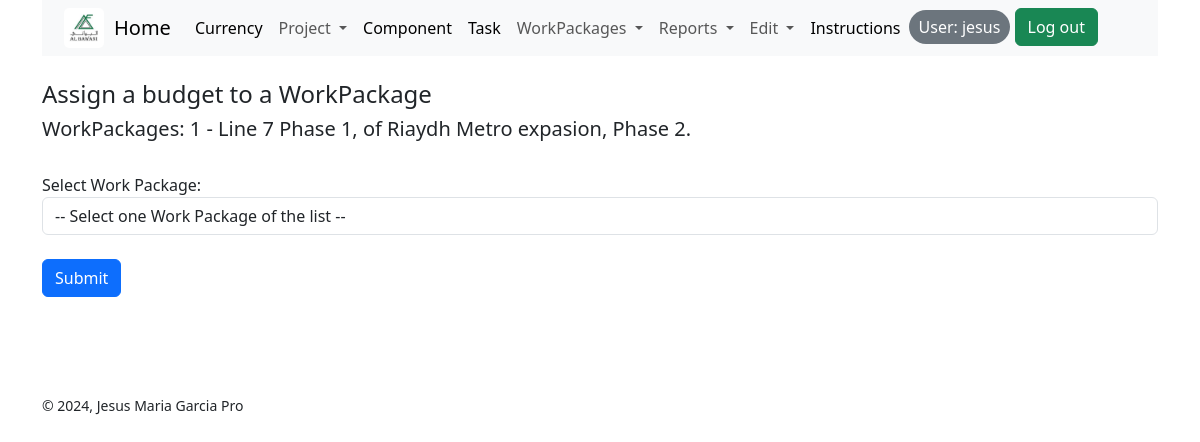
The app's page /budget_assign/ (signed in), older data.
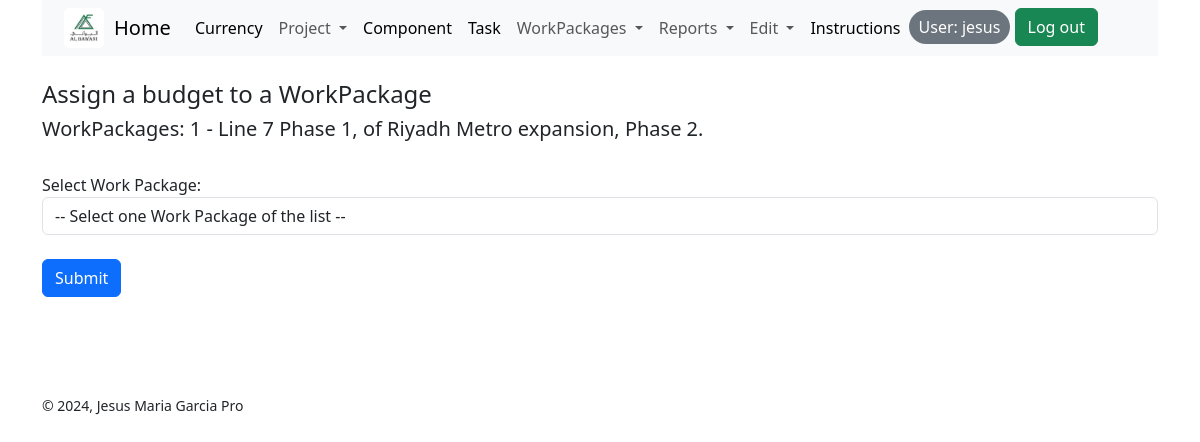
The same page, newer data.
### tasks/models.py (models this page shows, shortened)
class Project(models.Model):
    name = models.CharField(max_length=50)
    description = models.TextField(max_length=255)
    location = models.CharField(max_length=50)
    currency = models.CharField(max_length=10)
    created_at = models.DateTimeField(auto_now_add=True)
    tenant = models.ForeignKey(settings.AUTH_USER_MODEL, on_delete=models.CASCADE)

### workpackage/views.py (the view)
# urls.py: path('budget_assign/', views.budget_assign, name='budget_assign'),
def budget_assign(request):
    active_project = ActiveProject.objects.get(user=request.user)
    project_id = active_project.project_id
    project = Project.objects.get(id=project_id)
    project_description = project.description
    wps = WorkPackage.objects.all().order_by('name')
    if request.method == 'POST':
        form = WPIdForm(request.POST)
        print(form.errors)
        if form.is_valid():
            work_package_id = form.cleaned_data['work_package_id']
            return redirect('budget_create', work_package_id=work_package_id)
    else:
        form = WPIdForm()
    return render(request, 'workpackage/budget_assign.html', {
        'form': form,
        'project_id': project_id,
        'project_description': project_description,
        'wps': wps
        })

### workpackage/forms.py
class WPIdForm(forms.Form):
    work_package_id = forms.CharField(max_length=50)

### workpackage/templates/workpackage/budget_assign.html (shortened to what this page needs)
{% extends 'tasks/base.html' %}
{% block content %}
<div class="container">
      <br>
      <h4>Assign a budget to a WorkPackage</h4>
    <div class="row">
      <div class="col-md-12">
        <h5>WorkPackages: {{ project_id }} - {{ project_description }} </h5>
      </div>
    </div>
    <br>
    <form action="{% url 'budget_assign' %}" method="post">
      <label for="work_package_id" class="control-label">Select Work Package:</label>
      <select id="work_package_id" name="work_package_id" class="form-control">
        <option value="">-- Select one Work Package of the list -- </option>
      </select>
      <br>
      <input class="btn btn-primary btn-block" type="submit" value="Submit">
    </form>
</div>
<br>
<br>
<br>
<br>
{% endblock %}

### tasks/templates/tasks/base.html (shortened to what this page needs)
{% load static %}
<!DOCTYPE html>
<html lang="en">
<head>
    <link href="https://cdn.jsdelivr.net/npm/bootstrap@5.3.3/dist/css/bootstrap.min.css" rel="stylesheet">
    <link href="https://cdn.jsdelivr.net/npm/select2@4.1.0-rc.0/dist/css/select2.min.css" rel="stylesheet" />
</head>
<body>
  <body>
    <div class="container">
      <nav class="navbar navbar-expand-lg bg-body-tertiary">
        <div class="container-fluid">
          <a class="navbar-item" href="https://www.albawani.net/">
            <img src="{% static 'AlBawani.jpg' %}" alt="AlBawani Logo" class="logo">
          </a>
          <a class="navbar-brand" href="{% url 'home' %}">Home</a>
          {% if request.user.is_authenticated %}
          <div class="collapse navbar-collapse" id="navbarSupportedContent">
            <ul class="navbar-nav me-auto mb-2 mb-lg-0">
              <li class="nav-item">
                <a class="nav-link active" aria-current="page" href="{% url 'currency_create' %}">Currency</a>
              </li>
              <li class="nav-item dropdown">
                <a class="nav-link dropdown-toggle" href="#" role="button" data-bs-toggle="dropdown" aria-expanded="false">
                  Project
                </a>
              </li>
              <li class="nav-item">
                {% if request.session.selected_project_id %}
                  <a class="nav-link active" aria-current="page" href="{% url "prices_create" request.session.selected_project_id %}">Component</a>
                {% else %}
                  <a class="nav-link active" aria-current="page" href="#">Login/Select Project to create</a>
                {% endif %}
              </li>
              {% if request.session.selected_project_id %}
              <li class="nav-item">
                <a class="nav-link active" aria-current="page" href="{% url 'task_create' request.session.selected_project_id %}">Task</a>
              </li>
              {% endif %}
              {% if request.session.selected_project_id %}
              <li class="nav-item dropdown">
                <a class="nav-link dropdown-toggle" href="#" role="button" data-bs-toggle="dropdown" aria-expanded="false">
                  WorkPackages
                </a>
              </li>
              <li class="nav-item dropdown">
                <a class="nav-link dropdown-toggle" href="#" id="reportsDropdown" role="button" data-bs-toggle="dropdown" aria-expanded="false">
                  Reports
                </a>
            </li>
            <li class="nav-item dropdown">
              <a class="nav-link dropdown-toggle" href="#" role="button" data-bs-toggle="dropdown" aria-expanded="false">
                Edit
              </a>
            </li>
            {% endif %}
            {% endif %}
            <li class="nav-item">
              <a class="nav-link active" aria-current="page" href="{% url 'markdown_view' %}">Instructions</a>
            </li>
            <ul class="navbar-nav ml-auto" style="list-style-type: none;">
              {% if not request.user.is_authenticated %}
              <li class="nav-item">
                <a class="btn btn-success" id = 'login_menu' href="{% url 'login_request' %}">Log in</a>
              </li>
              {% else %}
              <li class="nav-item">
                <button class="btn btn-secondary" style="border-radius: 20px; padding: 5px 10px; border: none;">
                  User: {{ request.user.username }}
                </button>
                <a class="btn btn-success" id='login_menu' href="{% url 'logout_request' %}">Log out</a>
              </li>
              {% endif %}
            </ul>
          </div>
        </div>
      </nav>
    </div>
    <main>
      <section class="section">
        <div class="content">
          {% block content %}{% endblock %}
        </div>
      </section>
    </main>
    <div class="container">
      <footer class='footer'>
        <small>&copy; 2024, Jesus Maria Garcia Pro</small>
      </footer>
    </div>
  </body>
</body>
</html>

### tasks/templates/tasks/base.html (style rules this page uses)
.logo { margin: 0 10px; border-radius: 5px; object-fit: contain; width: 40px; }

Row changes from the older to the newer data that the page shows:
changed Project: description "Line 7 Phase 1, of Riaydh Metro expasion, Phase 2." → "Line 7 Phase 1, of Riyadh Metro expansion, Phase 2."
